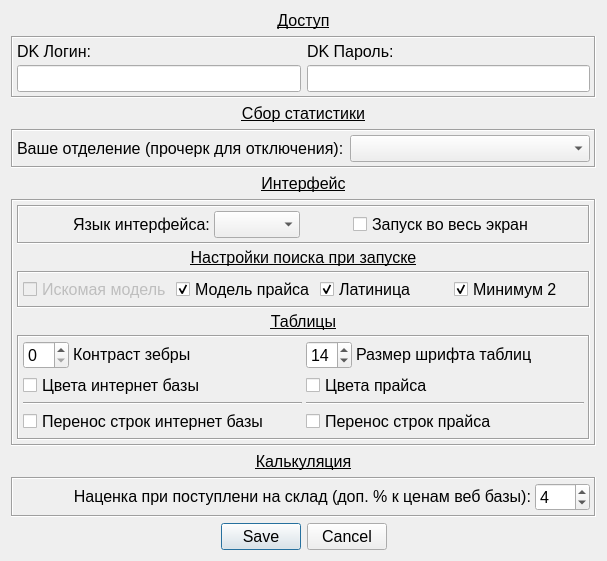
<?xml version="1.0" encoding="UTF-8"?>
<ui version="4.0">
 <class>settings_window</class>
 <widget class="QDialog" name="settings_window">
  <property name="geometry">
   <rect>
    <x>0</x>
    <y>0</y>
    <width>640</width>
    <height>565</height>
   </rect>
  </property>
  <property name="sizePolicy">
   <sizepolicy hsizetype="Fixed" vsizetype="Fixed">
    <horstretch>0</horstretch>
    <verstretch>0</verstretch>
   </sizepolicy>
  </property>
  <property name="font">
   <font>
    <pointsize>12</pointsize>
   </font>
  </property>
  <property name="windowTitle">
   <string>Настройки</string>
  </property>
  <property name="windowIcon">
   <iconset>
    <normaloff>start_test.ico</normaloff>start_test.ico</iconset>
  </property>
  <layout class="QVBoxLayout" name="verticalLayout">
   <property name="sizeConstraint">
    <enum>QLayout::SetFixedSize</enum>
   </property>
   <item>
    <widget class="QLabel" name="label_6">
     <property name="sizePolicy">
      <sizepolicy hsizetype="Preferred" vsizetype="Fixed">
       <horstretch>0</horstretch>
       <verstretch>0</verstretch>
      </sizepolicy>
     </property>
     <property name="baseSize">
      <size>
       <width>0</width>
       <height>20</height>
      </size>
     </property>
     <property name="font">
      <font>
       <pointsize>12</pointsize>
       <underline>true</underline>
      </font>
     </property>
     <property name="text">
      <string>Доступ</string>
     </property>
     <property name="alignment">
      <set>Qt::AlignCenter</set>
     </property>
    </widget>
   </item>
   <item>
    <widget class="QFrame" name="frame">
     <property name="sizePolicy">
      <sizepolicy hsizetype="Preferred" vsizetype="Maximum">
       <horstretch>0</horstretch>
       <verstretch>0</verstretch>
      </sizepolicy>
     </property>
     <property name="toolTip">
      <string>Данные для входа в &quot;димку&quot;</string>
     </property>
     <property name="frameShape">
      <enum>QFrame::Box</enum>
     </property>
     <property name="frameShadow">
      <enum>QFrame::Sunken</enum>
     </property>
     <layout class="QHBoxLayout" name="horizontalLayout_4">
      <property name="sizeConstraint">
       <enum>QLayout::SetMinimumSize</enum>
      </property>
      <property name="leftMargin">
       <number>4</number>
      </property>
      <property name="topMargin">
       <number>4</number>
      </property>
      <property name="rightMargin">
       <number>4</number>
      </property>
      <property name="bottomMargin">
       <number>4</number>
      </property>
      <item>
       <layout class="QVBoxLayout" name="verticalLayout_6">
        <property name="spacing">
         <number>4</number>
        </property>
        <item>
         <widget class="QLabel" name="label_2">
          <property name="sizePolicy">
           <sizepolicy hsizetype="Preferred" vsizetype="Fixed">
            <horstretch>0</horstretch>
            <verstretch>0</verstretch>
           </sizepolicy>
          </property>
          <property name="text">
           <string>DK Логин:</string>
          </property>
         </widget>
        </item>
        <item>
         <widget class="QLineEdit" name="web_login"/>
        </item>
       </layout>
      </item>
      <item>
       <layout class="QVBoxLayout" name="verticalLayout_5">
        <property name="spacing">
         <number>4</number>
        </property>
        <item>
         <widget class="QLabel" name="label_3">
          <property name="sizePolicy">
           <sizepolicy hsizetype="Preferred" vsizetype="Fixed">
            <horstretch>0</horstretch>
            <verstretch>0</verstretch>
           </sizepolicy>
          </property>
          <property name="text">
           <string>DK Пароль:</string>
          </property>
         </widget>
        </item>
        <item>
         <widget class="QLineEdit" name="web_password"/>
        </item>
       </layout>
      </item>
     </layout>
    </widget>
   </item>
   <item>
    <widget class="QLabel" name="label_14">
     <property name="sizePolicy">
      <sizepolicy hsizetype="Preferred" vsizetype="Fixed">
       <horstretch>0</horstretch>
       <verstretch>0</verstretch>
      </sizepolicy>
     </property>
     <property name="baseSize">
      <size>
       <width>0</width>
       <height>20</height>
      </size>
     </property>
     <property name="font">
      <font>
       <pointsize>12</pointsize>
       <underline>true</underline>
      </font>
     </property>
     <property name="text">
      <string>Сбор статистики</string>
     </property>
     <property name="alignment">
      <set>Qt::AlignCenter</set>
     </property>
    </widget>
   </item>
   <item>
    <widget class="QFrame" name="frame_7">
     <property name="sizePolicy">
      <sizepolicy hsizetype="Preferred" vsizetype="Maximum">
       <horstretch>0</horstretch>
       <verstretch>0</verstretch>
      </sizepolicy>
     </property>
     <property name="toolTip">
      <string>Влияет только на сбор статистики</string>
     </property>
     <property name="frameShape">
      <enum>QFrame::Box</enum>
     </property>
     <property name="frameShadow">
      <enum>QFrame::Sunken</enum>
     </property>
     <layout class="QHBoxLayout" name="horizontalLayout_5">
      <property name="sizeConstraint">
       <enum>QLayout::SetMinimumSize</enum>
      </property>
      <property name="leftMargin">
       <number>4</number>
      </property>
      <property name="topMargin">
       <number>4</number>
      </property>
      <property name="rightMargin">
       <number>4</number>
      </property>
      <property name="bottomMargin">
       <number>4</number>
      </property>
      <item>
       <layout class="QVBoxLayout" name="verticalLayout_7">
        <property name="spacing">
         <number>4</number>
        </property>
        <item>
         <widget class="QLabel" name="label_9">
          <property name="sizePolicy">
           <sizepolicy hsizetype="Preferred" vsizetype="Fixed">
            <horstretch>0</horstretch>
            <verstretch>0</verstretch>
           </sizepolicy>
          </property>
          <property name="text">
           <string>Ваше отделение (прочерк для отключения):</string>
          </property>
         </widget>
        </item>
       </layout>
      </item>
      <item>
       <layout class="QVBoxLayout" name="verticalLayout_11">
        <property name="spacing">
         <number>4</number>
        </property>
        <item>
         <widget class="QComboBox" name="cb_branch"/>
        </item>
       </layout>
      </item>
     </layout>
    </widget>
   </item>
   <item>
    <widget class="QLabel" name="label_7">
     <property name="sizePolicy">
      <sizepolicy hsizetype="Preferred" vsizetype="Fixed">
       <horstretch>0</horstretch>
       <verstretch>0</verstretch>
      </sizepolicy>
     </property>
     <property name="baseSize">
      <size>
       <width>0</width>
       <height>20</height>
      </size>
     </property>
     <property name="font">
      <font>
       <pointsize>12</pointsize>
       <underline>true</underline>
      </font>
     </property>
     <property name="text">
      <string>Интерфейс</string>
     </property>
     <property name="alignment">
      <set>Qt::AlignCenter</set>
     </property>
    </widget>
   </item>
   <item>
    <widget class="QFrame" name="frame_4">
     <property name="sizePolicy">
      <sizepolicy hsizetype="Preferred" vsizetype="Maximum">
       <horstretch>0</horstretch>
       <verstretch>0</verstretch>
      </sizepolicy>
     </property>
     <property name="minimumSize">
      <size>
       <width>0</width>
       <height>100</height>
      </size>
     </property>
     <property name="frameShape">
      <enum>QFrame::Box</enum>
     </property>
     <property name="frameShadow">
      <enum>QFrame::Sunken</enum>
     </property>
     <layout class="QVBoxLayout" name="verticalLayout_13">
      <property name="spacing">
       <number>4</number>
      </property>
      <property name="leftMargin">
       <number>4</number>
      </property>
      <property name="topMargin">
       <number>4</number>
      </property>
      <property name="rightMargin">
       <number>4</number>
      </property>
      <property name="bottomMargin">
       <number>4</number>
      </property>
      <item>
       <widget class="QFrame" name="frame_6">
        <property name="sizePolicy">
         <sizepolicy hsizetype="Preferred" vsizetype="Maximum">
          <horstretch>0</horstretch>
          <verstretch>0</verstretch>
         </sizepolicy>
        </property>
        <property name="frameShape">
         <enum>QFrame::Box</enum>
        </property>
        <property name="frameShadow">
         <enum>QFrame::Sunken</enum>
        </property>
        <layout class="QVBoxLayout" name="verticalLayout_4">
         <property name="spacing">
          <number>4</number>
         </property>
         <property name="leftMargin">
          <number>4</number>
         </property>
         <property name="topMargin">
          <number>4</number>
         </property>
         <property name="rightMargin">
          <number>4</number>
         </property>
         <property name="bottomMargin">
          <number>4</number>
         </property>
         <item>
          <layout class="QHBoxLayout" name="horizontalLayout_6">
           <item>
            <spacer name="horizontalSpacer_3">
             <property name="orientation">
              <enum>Qt::Horizontal</enum>
             </property>
             <property name="sizeHint" stdset="0">
              <size>
               <width>40</width>
               <height>20</height>
              </size>
             </property>
            </spacer>
           </item>
           <item>
            <layout class="QHBoxLayout" name="horizontalLayout_11">
             <property name="spacing">
              <number>4</number>
             </property>
             <item>
              <widget class="QLabel" name="lb_language">
               <property name="sizePolicy">
                <sizepolicy hsizetype="Preferred" vsizetype="Fixed">
                 <horstretch>0</horstretch>
                 <verstretch>0</verstretch>
                </sizepolicy>
               </property>
               <property name="font">
                <font>
                 <pointsize>12</pointsize>
                </font>
               </property>
               <property name="text">
                <string>Язык интерфейса:</string>
               </property>
              </widget>
             </item>
             <item>
              <widget class="QComboBox" name="cb_language"/>
             </item>
            </layout>
           </item>
           <item>
            <spacer name="horizontalSpacer_5">
             <property name="orientation">
              <enum>Qt::Horizontal</enum>
             </property>
             <property name="sizeHint" stdset="0">
              <size>
               <width>40</width>
               <height>20</height>
              </size>
             </property>
            </spacer>
           </item>
           <item>
            <widget class="QCheckBox" name="chk_fullscreen">
             <property name="text">
              <string>Запуск во весь экран</string>
             </property>
            </widget>
           </item>
           <item>
            <spacer name="horizontalSpacer_4">
             <property name="orientation">
              <enum>Qt::Horizontal</enum>
             </property>
             <property name="sizeHint" stdset="0">
              <size>
               <width>40</width>
               <height>20</height>
              </size>
             </property>
            </spacer>
           </item>
          </layout>
         </item>
        </layout>
       </widget>
      </item>
      <item>
       <widget class="QLabel" name="label_11">
        <property name="sizePolicy">
         <sizepolicy hsizetype="Preferred" vsizetype="Fixed">
          <horstretch>0</horstretch>
          <verstretch>0</verstretch>
         </sizepolicy>
        </property>
        <property name="baseSize">
         <size>
          <width>0</width>
          <height>20</height>
         </size>
        </property>
        <property name="font">
         <font>
          <pointsize>12</pointsize>
          <underline>true</underline>
         </font>
        </property>
        <property name="text">
         <string>Настройки поиска при запуске</string>
        </property>
        <property name="alignment">
         <set>Qt::AlignCenter</set>
        </property>
       </widget>
      </item>
      <item>
       <widget class="QFrame" name="frame_2">
        <property name="sizePolicy">
         <sizepolicy hsizetype="Preferred" vsizetype="Maximum">
          <horstretch>0</horstretch>
          <verstretch>0</verstretch>
         </sizepolicy>
        </property>
        <property name="frameShape">
         <enum>QFrame::Box</enum>
        </property>
        <property name="frameShadow">
         <enum>QFrame::Sunken</enum>
        </property>
        <layout class="QVBoxLayout" name="verticalLayout_3">
         <property name="spacing">
          <number>4</number>
         </property>
         <property name="leftMargin">
          <number>4</number>
         </property>
         <property name="topMargin">
          <number>4</number>
         </property>
         <property name="rightMargin">
          <number>4</number>
         </property>
         <property name="bottomMargin">
          <number>4</number>
         </property>
         <item>
          <layout class="QHBoxLayout" name="horizontalLayout">
           <item>
            <widget class="QCheckBox" name="chb_show_exact">
             <property name="enabled">
              <bool>false</bool>
             </property>
             <property name="minimumSize">
              <size>
               <width>130</width>
               <height>0</height>
              </size>
             </property>
             <property name="maximumSize">
              <size>
               <width>160</width>
               <height>16777215</height>
              </size>
             </property>
             <property name="text">
              <string>Искомая модель</string>
             </property>
            </widget>
           </item>
           <item>
            <widget class="QCheckBox" name="chb_price_name_only">
             <property name="enabled">
              <bool>true</bool>
             </property>
             <property name="minimumSize">
              <size>
               <width>130</width>
               <height>0</height>
              </size>
             </property>
             <property name="maximumSize">
              <size>
               <width>160</width>
               <height>16777215</height>
              </size>
             </property>
             <property name="text">
              <string>Модель прайса</string>
             </property>
             <property name="checked">
              <bool>true</bool>
             </property>
            </widget>
           </item>
           <item>
            <widget class="QCheckBox" name="chb_search_eng">
             <property name="enabled">
              <bool>true</bool>
             </property>
             <property name="minimumSize">
              <size>
               <width>130</width>
               <height>0</height>
              </size>
             </property>
             <property name="maximumSize">
              <size>
               <width>160</width>
               <height>16777215</height>
              </size>
             </property>
             <property name="text">
              <string>Латиница</string>
             </property>
             <property name="checked">
              <bool>true</bool>
             </property>
            </widget>
           </item>
           <item>
            <widget class="QCheckBox" name="chb_search_narrow">
             <property name="minimumSize">
              <size>
               <width>130</width>
               <height>0</height>
              </size>
             </property>
             <property name="maximumSize">
              <size>
               <width>160</width>
               <height>16777215</height>
              </size>
             </property>
             <property name="text">
              <string>Минимум 2</string>
             </property>
             <property name="checked">
              <bool>true</bool>
             </property>
            </widget>
           </item>
          </layout>
         </item>
        </layout>
       </widget>
      </item>
      <item>
       <widget class="QLabel" name="label_10">
        <property name="sizePolicy">
         <sizepolicy hsizetype="Preferred" vsizetype="Fixed">
          <horstretch>0</horstretch>
          <verstretch>0</verstretch>
         </sizepolicy>
        </property>
        <property name="baseSize">
         <size>
          <width>0</width>
          <height>20</height>
         </size>
        </property>
        <property name="font">
         <font>
          <pointsize>12</pointsize>
          <underline>true</underline>
         </font>
        </property>
        <property name="text">
         <string>Таблицы</string>
        </property>
        <property name="alignment">
         <set>Qt::AlignCenter</set>
        </property>
       </widget>
      </item>
      <item>
       <widget class="QFrame" name="frame_3">
        <property name="sizePolicy">
         <sizepolicy hsizetype="Preferred" vsizetype="Maximum">
          <horstretch>0</horstretch>
          <verstretch>0</verstretch>
         </sizepolicy>
        </property>
        <property name="frameShape">
         <enum>QFrame::Box</enum>
        </property>
        <property name="frameShadow">
         <enum>QFrame::Sunken</enum>
        </property>
        <layout class="QGridLayout" name="gridLayout">
         <property name="leftMargin">
          <number>4</number>
         </property>
         <property name="topMargin">
          <number>4</number>
         </property>
         <property name="rightMargin">
          <number>4</number>
         </property>
         <property name="bottomMargin">
          <number>4</number>
         </property>
         <property name="spacing">
          <number>4</number>
         </property>
         <item row="3" column="1">
          <widget class="Line" name="line">
           <property name="orientation">
            <enum>Qt::Horizontal</enum>
           </property>
          </widget>
         </item>
         <item row="3" column="0">
          <widget class="Line" name="line_2">
           <property name="orientation">
            <enum>Qt::Horizontal</enum>
           </property>
          </widget>
         </item>
         <item row="1" column="0">
          <layout class="QHBoxLayout" name="horizontalLayout_3">
           <item>
            <widget class="QSpinBox" name="zebra_contrast">
             <property name="sizePolicy">
              <sizepolicy hsizetype="Maximum" vsizetype="Fixed">
               <horstretch>0</horstretch>
               <verstretch>0</verstretch>
              </sizepolicy>
             </property>
             <property name="maximum">
              <number>30</number>
             </property>
            </widget>
           </item>
           <item>
            <widget class="QLabel" name="label_4">
             <property name="sizePolicy">
              <sizepolicy hsizetype="Preferred" vsizetype="Maximum">
               <horstretch>0</horstretch>
               <verstretch>0</verstretch>
              </sizepolicy>
             </property>
             <property name="text">
              <string>Контраст зебры</string>
             </property>
            </widget>
           </item>
          </layout>
         </item>
         <item row="2" column="1">
          <layout class="QVBoxLayout" name="verticalLayout_2">
           <item>
            <widget class="QCheckBox" name="colored_price_table">
             <property name="text">
              <string>Цвета прайса</string>
             </property>
            </widget>
           </item>
          </layout>
         </item>
         <item row="4" column="0">
          <layout class="QVBoxLayout" name="verticalLayout_9">
           <item>
            <widget class="QCheckBox" name="word_wrap_web_table">
             <property name="text">
              <string>Перенос строк интернет базы</string>
             </property>
            </widget>
           </item>
          </layout>
         </item>
         <item row="4" column="1">
          <layout class="QVBoxLayout" name="verticalLayout_10">
           <item>
            <widget class="QCheckBox" name="word_wrap_price_table">
             <property name="text">
              <string>Перенос строк прайса</string>
             </property>
            </widget>
           </item>
          </layout>
         </item>
         <item row="2" column="0">
          <layout class="QVBoxLayout" name="verticalLayout_8">
           <item>
            <widget class="QCheckBox" name="colored_web_table">
             <property name="text">
              <string>Цвета интернет базы</string>
             </property>
            </widget>
           </item>
          </layout>
         </item>
         <item row="1" column="1">
          <layout class="QHBoxLayout" name="horizontalLayout_2">
           <item>
            <widget class="QSpinBox" name="tables_font_size">
             <property name="sizePolicy">
              <sizepolicy hsizetype="Maximum" vsizetype="Fixed">
               <horstretch>0</horstretch>
               <verstretch>0</verstretch>
              </sizepolicy>
             </property>
             <property name="minimum">
              <number>8</number>
             </property>
             <property name="maximum">
              <number>26</number>
             </property>
             <property name="value">
              <number>14</number>
             </property>
            </widget>
           </item>
           <item>
            <widget class="QLabel" name="label_5">
             <property name="sizePolicy">
              <sizepolicy hsizetype="Preferred" vsizetype="Maximum">
               <horstretch>0</horstretch>
               <verstretch>0</verstretch>
              </sizepolicy>
             </property>
             <property name="text">
              <string>Размер шрифта таблиц</string>
             </property>
            </widget>
           </item>
          </layout>
         </item>
        </layout>
       </widget>
      </item>
     </layout>
    </widget>
   </item>
   <item>
    <widget class="QLabel" name="label_8">
     <property name="sizePolicy">
      <sizepolicy hsizetype="Preferred" vsizetype="Fixed">
       <horstretch>0</horstretch>
       <verstretch>0</verstretch>
      </sizepolicy>
     </property>
     <property name="baseSize">
      <size>
       <width>0</width>
       <height>20</height>
      </size>
     </property>
     <property name="font">
      <font>
       <pointsize>12</pointsize>
       <underline>true</underline>
      </font>
     </property>
     <property name="text">
      <string>Калькуляция</string>
     </property>
     <property name="alignment">
      <set>Qt::AlignCenter</set>
     </property>
    </widget>
   </item>
   <item>
    <widget class="QFrame" name="frame_5">
     <property name="sizePolicy">
      <sizepolicy hsizetype="Preferred" vsizetype="Maximum">
       <horstretch>0</horstretch>
       <verstretch>0</verstretch>
      </sizepolicy>
     </property>
     <property name="frameShape">
      <enum>QFrame::Box</enum>
     </property>
     <property name="frameShadow">
      <enum>QFrame::Sunken</enum>
     </property>
     <layout class="QGridLayout" name="gridLayout_2">
      <property name="leftMargin">
       <number>4</number>
      </property>
      <property name="topMargin">
       <number>4</number>
      </property>
      <property name="rightMargin">
       <number>4</number>
      </property>
      <property name="bottomMargin">
       <number>4</number>
      </property>
      <property name="spacing">
       <number>4</number>
      </property>
      <item row="1" column="0">
       <layout class="QHBoxLayout" name="horizontalLayout_7">
        <item>
         <widget class="QLabel" name="label_12">
          <property name="sizePolicy">
           <sizepolicy hsizetype="Preferred" vsizetype="Maximum">
            <horstretch>0</horstretch>
            <verstretch>0</verstretch>
           </sizepolicy>
          </property>
          <property name="text">
           <string>Наценка при поступлени на склад (доп. % к ценам веб базы):</string>
          </property>
          <property name="alignment">
           <set>Qt::AlignRight|Qt::AlignTrailing|Qt::AlignVCenter</set>
          </property>
         </widget>
        </item>
        <item>
         <widget class="QSpinBox" name="income_overprice_perc">
          <property name="sizePolicy">
           <sizepolicy hsizetype="Maximum" vsizetype="Fixed">
            <horstretch>0</horstretch>
            <verstretch>0</verstretch>
           </sizepolicy>
          </property>
          <property name="minimum">
           <number>0</number>
          </property>
          <property name="maximum">
           <number>200</number>
          </property>
          <property name="value">
           <number>4</number>
          </property>
         </widget>
        </item>
       </layout>
      </item>
     </layout>
    </widget>
   </item>
   <item>
    <widget class="QDialogButtonBox" name="buttonBox">
     <property name="sizePolicy">
      <sizepolicy hsizetype="Minimum" vsizetype="Fixed">
       <horstretch>0</horstretch>
       <verstretch>0</verstretch>
      </sizepolicy>
     </property>
     <property name="orientation">
      <enum>Qt::Horizontal</enum>
     </property>
     <property name="standardButtons">
      <set>QDialogButtonBox::Cancel|QDialogButtonBox::Save</set>
     </property>
     <property name="centerButtons">
      <bool>true</bool>
     </property>
    </widget>
   </item>
  </layout>
 </widget>
 <resources/>
 <connections>
  <connection>
   <sender>buttonBox</sender>
   <signal>accepted()</signal>
   <receiver>settings_window</receiver>
   <slot>accept()</slot>
   <hints>
    <hint type="sourcelabel">
     <x>248</x>
     <y>254</y>
    </hint>
    <hint type="destinationlabel">
     <x>157</x>
     <y>274</y>
    </hint>
   </hints>
  </connection>
  <connection>
   <sender>buttonBox</sender>
   <signal>rejected()</signal>
   <receiver>settings_window</receiver>
   <slot>reject()</slot>
   <hints>
    <hint type="sourcelabel">
     <x>316</x>
     <y>260</y>
    </hint>
    <hint type="destinationlabel">
     <x>286</x>
     <y>274</y>
    </hint>
   </hints>
  </connection>
 </connections>
</ui>
